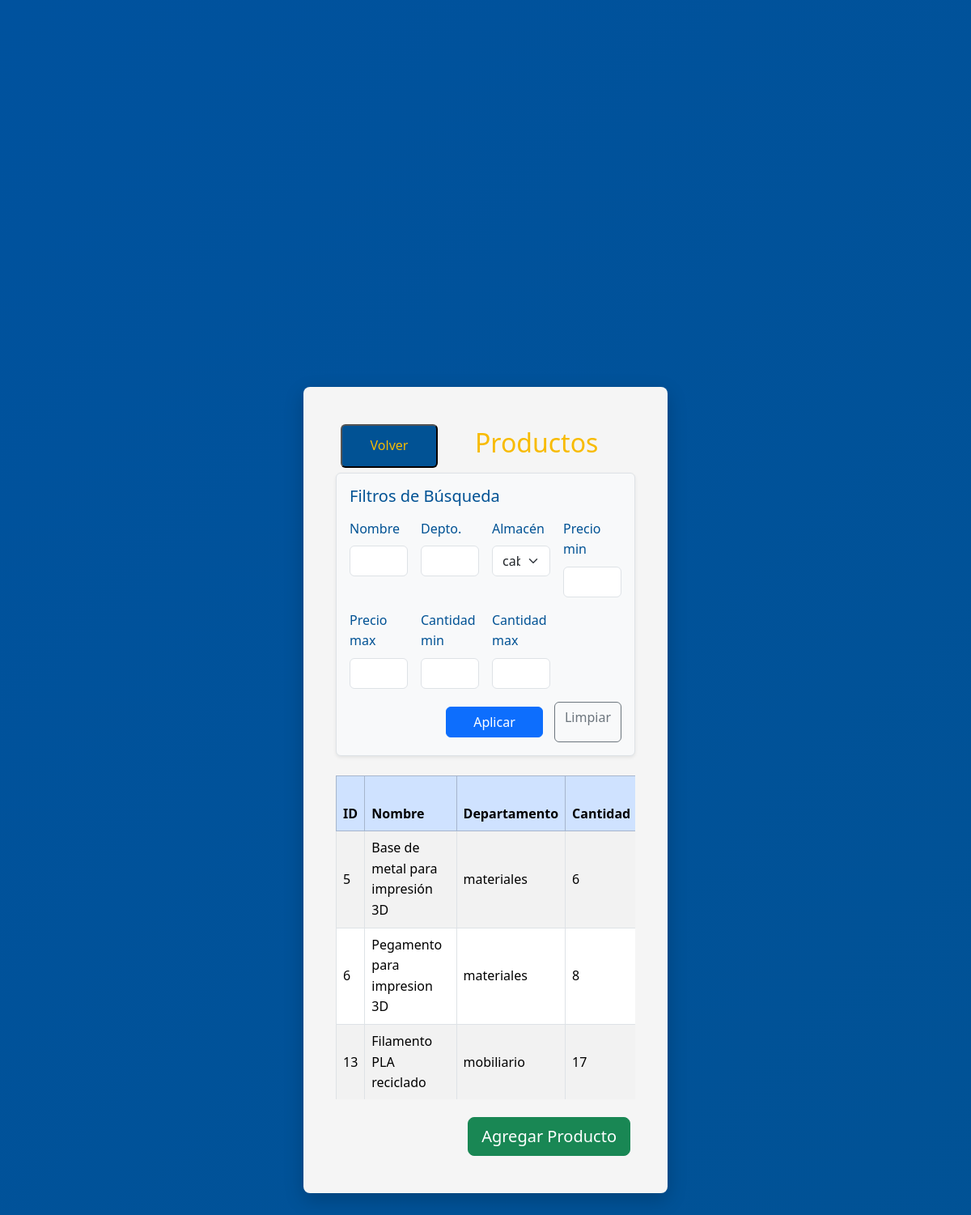
Screenshot of /productos?almacen_id=2 (signed in) with the database file from the repository.
### tables this page shows
CREATE TABLE "productos" (
	"id"	INTEGER NOT NULL,
	"nombre"	TEXT NOT NULL,
	"precio"	REAL NOT NULL,
	"cantidad"	INTEGER NOT NULL,
	"departamento"	TEXT NOT NULL, almacen INTEGER,
	PRIMARY KEY("id")
);

### app.py (the view)
@app.route('/productos')
@login_requerido
def productos():
    conn = get_db_connection()
    cursor = conn.cursor()
    nombre = request.args.get('nombre', '').strip()
    departamento = request.args.get('departamento', '').strip()
    almacen_id = request.args.get('almacen_id', '').strip()
    precio_min = request.args.get('precio_min', '').strip()
    precio_max = request.args.get('precio_max', '').strip()
    cantidad_min = request.args.get('cantidad_min', '').strip()
    cantidad_max = request.args.get('cantidad_max', '').strip()
    query = 'SELECT * FROM productos WHERE 1=1'
    params = []
    if nombre:
        query += ' AND nombre LIKE ?'
        params.append('%' + nombre + '%')
    if departamento:
        query += ' AND departamento LIKE ?'
        params.append('%' + departamento + '%')
    if almacen_id:
        query += ' AND almacen = ?'
        params.append(almacen_id)
    if precio_min and precio_min.replace('.', '', 1).isdigit():
        query += ' AND precio >= ?'
        params.append(float(precio_min))
    if precio_max and precio_max.replace('.', '', 1).isdigit():
        query += ' AND precio <= ?'
        params.append(float(precio_max))
    if cantidad_min and cantidad_min.isdigit():
        query += ' AND cantidad >= ?'
        params.append(int(cantidad_min))
    if cantidad_max and cantidad_max.isdigit():
        query += ' AND cantidad <= ?'
        params.append(int(cantidad_max))
    cursor.execute(query, params)
    productos = cursor.fetchall()
    almacenes_list = conn.execute('SELECT id, nombre FROM almacenes').fetchall()
    conn.close()
    filter_values = {
        'nombre': nombre, 'departamento': departamento, 'almacen_id': almacen_id,
        'precio_min': precio_min, 'precio_max': precio_max,
        'cantidad_min': cantidad_min, 'cantidad_max': cantidad_max
    }
    return render_template('productos.html',
                           productos=productos,
                           almacenes=almacenes_list,
                           usuario=session.get('rol'),
                           rol=session.get('rol'),
                           filter_values=filter_values)

### app.py (called while the page is built)
def login_requerido(f):
    @wraps(f)
    def decorated_function(*args, **kwargs):
        if 'usuario' not in session:
            flash('Debe iniciar sesión para acceder a esta página', 'warning')
            return redirect(url_for('login'))
        return f(*args, **kwargs)
    return decorated_function

def get_db_connection():
    conn = sqlite3.connect('instance/InventarioBD.db')
    conn.row_factory = sqlite3.Row
    return conn

### templates/productos.html (shortened to what this page needs)
<!DOCTYPE html>
<html lang="en">
<head>
    <link href="https://cdn.jsdelivr.net/npm/bootstrap@5.3.3/dist/css/bootstrap.min.css" rel="stylesheet">
    <link rel="stylesheet" href="../static/css/base.css">
    <link rel="stylesheet" href="../static/css/components/buttons.css">
    <link rel="stylesheet" href="../static/css/components/headers.css">
    <link rel="stylesheet" href="../static/css/pages/productos.css">
</head>
<body>
<div class="productos-container">
    <div class="container-header">
        <button type="button" class="pestana-volver-atras"
                onclick="window.location.href='{{ url_for('inicio') }}'">
            Volver
        </button>
        <h2>Productos</h2>
    </div>
    <div class="filtros-busqueda p-3 mb-4 border rounded shadow-sm bg-light">
        <h5 class="mb-3">Filtros de Búsqueda</h5>
        <form method="GET" action="{{ url_for('productos') }}">
            <div class="row g-3">
                <div class="col-md-3">
                    <label for="nombre" class="form-label">Nombre</label>
                    <input type="text" id="nombre" name="nombre" class="form-control"
                           value="{{ filter_values.nombre }}">
                </div>
                <div class="col-md-3">
                    <label for="departamento" class="form-label">Depto.</label>
                    <input type="text" id="departamento" name="departamento" class="form-control"
                           value="{{ filter_values.departamento }}">
                </div>
                <div class="col-md-3">
                    <label for="almacen_id" class="form-label">Almacén</label>
                    <select id="almacen_id" name="almacen_id" class="form-select">
                        {% for a in almacenes %}
                            <option value="{{ a['id'] }}"
                                {{ 'selected' if filter_values.almacen_id|string == a['id']|string else '' }}>
                                {{ a['nombre'] }}
                            </option>
                        {% endfor %}
                    </select>
                </div>
                <div class="col-md-3">
                    <label class="form-label">Precio min</label>
                    <input type="number" step="0.01" name="precio_min" class="form-control"
                           value="{{ filter_values.precio_min }}">
                </div>
                <div class="col-md-3">
                    <label class="form-label">Precio max</label>
                    <input type="number" step="0.01" name="precio_max" class="form-control"
                           value="{{ filter_values.precio_max }}">
                </div>
                <div class="col-md-3">
                    <label class="form-label">Cantidad min</label>
                    <input type="number" name="cantidad_min" class="form-control"
                           value="{{ filter_values.cantidad_min }}">
                </div>
                <div class="col-md-3">
                    <label class="form-label">Cantidad max</label>
                    <input type="number" name="cantidad_max" class="form-control"
                           value="{{ filter_values.cantidad_max }}">
                </div>
            </div>
            <div class="mt-3 d-flex justify-content-end gap-2">
                <button type="submit" class="btn btn-primary">Aplicar</button>
                <a href="{{ url_for('productos') }}" class="btn btn-outline-secondary">Limpiar</a>
            </div>
        </form>
    </div>
    <div class="tabla-datos">
        <div class="table-responsive" style="max-height: 400px; overflow-y: auto;">
            <table class="table table-bordered table-striped table-hover align-middle shadow-sm bg-white">
                <thead class="table-primary sticky-top">
                    <tr>
                        <th>ID</th>
                        <th>Nombre</th>
                        <th>Departamento</th>
                        <th>Cantidad</th>
                    </tr>
                </thead>
                <tbody>
                    {% for p in productos %}
                    <tr>
                        <td>{{ p['id'] }}</td>
                        <td>{{ p['nombre'] }}</td>
                        <td>{{ p['departamento'] }}</td>
                        <td>{{ p['cantidad'] }}</td>
                    </tr>
                    {% endfor %}
                </tbody>
            </table>
        </div>
        <div class="apartado-botones-secundarios mt-3 d-flex justify-content-end gap-2">
            {% if rol == 'ADMIN' or rol == 'PRODUCTOS' %}
                <button type="button" class="btn btn-success btn-lg" onclick="window.location.href='{{ url_for('crear_producto') }}'">
                    Agregar Producto
                </button>
            {% endif %}
        </div>
    </div>
</div>
</body>
</html>

### static/css/base.css (style rules this page uses)
:root { --azul-unison: #00529e; --azul-oscuro-unison: #015294; --dorado-unison: #f8bb00; --dorado-oscuro-unison: #d99e30; --blanco: #ffffff; --texto-principal: #333333; }
body { background: linear-gradient(135deg, #00529e 0%, #015294 100%); min-height: 100vh; line-height: 1.6; color: var(--azul-oscuro-unison); display: flex; align-items: center; justify-content: center; margin: 0; font-family: 'Segoe UI', Tahoma, Geneva, Verdana, sans-serif; padding: 0; }
button { border-radius: 4px; background-color: var(--azul-oscuro-unison); color: var(--dorado-unison); }

### static/css/components/buttons.css (style rules this page uses)
button { padding: 12px 24px; font-size: 16px; min-width: 120px; margin: 6px; border-radius: 6px; cursor: pointer; transition: background-color 0.3s ease; font-family: 'Segoe UI', Tahoma, Geneva, Verdana, sans-serif; }
.apartado-botones-secundarios { display: flex; text-align: center; }
.pestana-volver-atras { justify-self: flex-start; }

### static/css/components/headers.css (style rules this page uses)
.container-header { display: flex; align-items: center; justify-content: flex-start; }
.container-header h2 { display: flex; align-items: center; color: var(--dorado-unison); margin-left: 40px; }

### static/css/pages/productos.css (style rules this page uses)
.productos-container { background-color: #f5f5f5; border-radius: 8px; padding: 40px; width: 100%; max-width: 450px; box-shadow: 0 8px 24px rgba(0, 0, 0, 0.2); }

### rows the page displays
productos: id "5", nombre "Base de metal para impresión 3D", departamento "materiales", cantidad "6"
productos: id "6", nombre "Pegamento para impresion 3D", departamento "materiales", cantidad "8"
productos: id "13", nombre "Filamento PLA reciclado", departamento "mobiliario", cantidad "17"

### other values shown
form field almacen_id "caborca"
